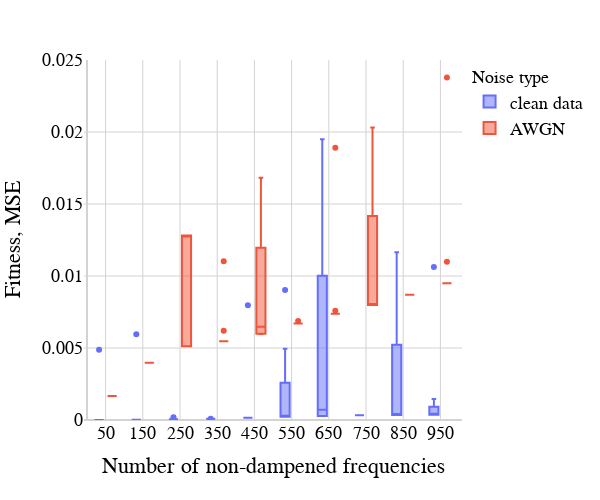

The code cell stored with this chart in its notebook:
### Code cell
hiss = np.load(path + 'spectral_data\\ODE_fitness\\spectral_ode_non_1.npy', allow_pickle = True)/1000
hiss_noised = np.load(path + 'spectral_data\\ODE_fitness\\noised\\noised_ode_data10per.npy', allow_pickle = True)/1000

hiss.shape
freqs = [50,150,250,350,450,550,650,750,850,950]

# np.hstack([np.full(shape=hiss[idx].shape[0], fill_value=size) for idx, size in enumerate(window_sizes)])

# 'Fitness, MSE' : np.hstack([arr for arr in hiss[::2]]),  #hiss.reshape(-1, order = 'F'), 
#                         'SG filter window size' : np.hstack([np.full(shape=hiss[idx*2].shape[0], fill_value=size) for idx, size in enumerate(window_sizes)]),
#
df_clean = pd.DataFrame({"Fitness, MSE" :np.hstack([arr for arr in hiss[::2]]), 
                         'Number of non-dampened frequencies' : np.hstack([np.full(shape=hiss[idx*2].shape[0], fill_value=size) for idx, size in enumerate(freqs)]),
                         'Noise type' : 'clean data'})

df_noisy = pd.DataFrame({'Fitness, MSE' : np.hstack([arr for arr in hiss_noised[:19:2]]), #[:19:2]
                         'Number of non-dampened frequencies' : np.hstack([np.full(shape=hiss_noised[idx*2].shape[0], fill_value=size) for idx, size in enumerate(freqs)]),
                         'Noise type' : 'AWGN'})

df_aggreg = pd.concat([df_clean, df_noisy], axis = 0)

import plotly.express as px
import plotly.io as pio

pio.templates.default = "plotly_white"

px.defaults.template = "plotly_white"
px.defaults.color_continuous_scale = px.colors.sequential.Blackbody
px.defaults.width = 600
px.defaults.height = 500

fig = px.box(df_aggreg, x='Number of non-dampened frequencies', y="Fitness, MSE", color="Noise type")
fig.update_traces(quartilemethod="linear") # or "inclusive", or "linear" by default
fig.update_layout(
    xaxis = dict(
        tickmode = 'array',
        tickvals = freqs,
        ticktext = freqs
    )
)

fig.update_yaxes(range=[0, 0.025])
fig.update_xaxes(showgrid=True, gridwidth=1, gridcolor='lightgrey', zeroline = True, zerolinecolor = 'lightgrey', layer = 'below traces')
fig.update_yaxes(showgrid=True, gridwidth=1, gridcolor='lightgrey', zeroline = True, zerolinecolor = 'lightgrey', layer = 'below traces')
fig.update_layout(
    font_family="Helvetica",
    font_color="black",
    font_size=18,
    title_font_family="Helvetica",
    title_font_color="black",
    title_font_size=18,
    legend_title_font_family='Helvetica',
    legend_title_font_color="black",
    legend_title_font_size=18
)
fig.write_image('spectral_fit.png', scale=3)
fig.show()

### Figure 1 — Plotly figure (JSON) as saved in the notebook; plotly's stock layout.template omitted (floating-point values rounded to 4 significant figures)
{"data": [{"alignmentgroup": "True", "hovertemplate": "Noise type=clean data<br>Number of non-dampened frequencies=%{x}<br>Fitness, MSE=%{y}<extra></extra>", "legendgroup": "clean data", "marker": {"color": "#636efa"}, "name": "clean data", "notched": false, "offsetgroup": "clean data", "orientation": "v", "quartilemethod": "linear", "showlegend": true, "type": "box", "x": [50, 50, 50, 50, 50, 50, 50, 50, 50, 50, 150, 150, 150, 150, 150, 150, 150, 150, 150, 250, 250, 250, 250, 250, 250, 250, 250, 250, 350, 350, 350, 350, 350, 350, 350, 350, 450, 450, 450, 450, 450, 450, 450, 450, 450, 550, 550, 550, 550, 550, 550, 550, 550, 650, 650, 650, 650, 650, 650, 650, 650, 750, 750, 750, 750, 850, 850, 850, 850, 850, 850, 850, 850, 850, 950, 950, 950, 950, 950, 950, 950, 950], "x0": " ", "xaxis": "x", "y": [1.839e-06, 1.839e-06, 1.839e-06, 1.839e-06, 0.004886, 1.839e-06, 1.839e-06, 1.839e-06, 1.839e-06, 1.839e-06, 1.686e-05, 1.686e-05, 0.005947, 1.686e-05, 1.686e-05, 1.686e-05, 1.686e-05, 1.686e-05, 1.686e-05, 4.715e-05, 4.715e-05, 4.715e-05, 4.715e-05, 4.715e-05, 4.715e-05, 4.715e-05, 0.0001889, 4.715e-05, 9.456e-05, 9.456e-05, 9.456e-05, 9.456e-05, 9.456e-05, 9.456e-05, 9.456e-05, 9.456e-05, 0.0001573, 0.0001573, 0.0001573, 0.007973, 0.0001573, 0.0001573, 0.0001573, 0.0001573, 0.0001573, 0.0002255, 0.004953, 0.0002255, 0.0002255, 0.0002255, 0.0002255, 0.009021, 0.0002255, 0.0002849, 0.0195, 0.0002849, 0.0002849, 0.001141, 0.0002849, 0.001141, 0.01891, 0.0003254, 0.0003254, 0.0003254, 0.0003254, 0.004975, 0.004975, 0.0003471, 0.0003471, 0.0003471, 0.01165, 0.0003471, 0.006005, 0.0003471, 0.0003646, 0.0003646, 0.01063, 0.0003646, 0.0003646, 0.001464, 0.0003646, 0.0003646], "y0": " ", "yaxis": "y"}, {"alignmentgroup": "True", "hovertemplate": "Noise type=AWGN<br>Number of non-dampened frequencies=%{x}<br>Fitness, MSE=%{y}<extra></extra>", "legendgroup": "AWGN", "marker": {"color": "#EF553B"}, "name": "AWGN", "notched": false, "offsetgroup": "AWGN", "orientation": "v", "quartilemethod": "linear", "showlegend": true, "type": "box", "x": [50, 50, 50, 50, 50, 50, 50, 150, 150, 150, 150, 150, 150, 150, 150, 150, 150, 250, 250, 250, 250, 250, 250, 250, 250, 250, 250, 350, 350, 350, 350, 350, 350, 350, 350, 350, 350, 450, 450, 450, 450, 450, 450, 450, 450, 450, 450, 550, 550, 550, 550, 550, 550, 550, 550, 550, 550, 650, 650, 650, 650, 650, 650, 650, 650, 650, 650, 750, 750, 750, 750, 750, 750, 750, 750, 750, 750, 850, 850, 850, 850, 850, 850, 850, 850, 850, 850, 950, 950, 950, 950, 950, 950, 950, 950, 950, 950], "x0": " ", "xaxis": "x", "y": [0.001662, 0.001662, 0.001662, 0.001662, 0.001662, 0.001662, 0.001662, 0.003978, 0.003978, 0.003978, 0.003978, 0.003978, 0.003978, 0.003978, 0.003978, 0.003978, 0.003978, 0.005126, 0.01282, 0.005126, 0.01282, 0.006004, 0.01282, 0.01282, 0.01282, 0.01282, 0.005126, 0.005465, 0.01103, 0.005465, 0.005465, 0.005465, 0.005465, 0.005465, 0.005465, 0.005465, 0.006197, 0.005988, 0.005978, 0.01195, 0.006478, 0.006478, 0.01682, 0.005978, 0.006478, 0.005988, 0.01682, 0.006871, 0.006702, 0.006702, 0.006702, 0.006702, 0.006702, 0.006702, 0.006702, 0.006702, 0.006702, 0.007378, 0.007378, 0.007378, 0.007378, 0.007378, 0.007378, 0.007587, 0.01891, 0.007378, 0.007378, 0.007991, 0.007991, 0.01416, 0.007991, 0.007991, 0.02031, 0.007991, 0.007991, 0.00861, 0.0203, 0.008699, 0.008699, 0.008699, 0.008699, 0.008699, 0.008699, 0.008699, 0.008699, 0.008699, 0.008699, 0.009488, 0.009488, 0.009488, 0.009488, 0.02378, 0.009488, 0.009488, 0.009488, 0.009488, 0.01099], "y0": " ", "yaxis": "y"}], "layout": {"boxmode": "group", "font": {"color": "black", "family": "Helvetica", "size": 18}, "height": 500, "legend": {"title": {"font": {"color": "black", "family": "Helvetica", "size": 18}, "text": "Noise type"}, "tracegroupgap": 0}, "margin": {"t": 60}, "title": {"font": {"color": "black", "family": "Helvetica", "size": 18}}, "width": 600, "xaxis": {"anchor": "y", "domain": [0, 1], "gridcolor": "lightgrey", "gridwidth": 1, "layer": "below traces", "showgrid": true, "tickmode": "array", "ticktext": [50, 150, 250, 350, 450, 550, 650, 750, 850, 950], "tickvals": [50, 150, 250, 350, 450, 550, 650, 750, 850, 950], "title": {"text": "Number of non-dampened frequencies"}, "zeroline": true, "zerolinecolor": "lightgrey"}, "yaxis": {"anchor": "x", "domain": [0, 1], "gridcolor": "lightgrey", "gridwidth": 1, "layer": "below traces", "range": [0, 0.025], "showgrid": true, "title": {"text": "Fitness, MSE"}, "zeroline": true, "zerolinecolor": "lightgrey"}}}
